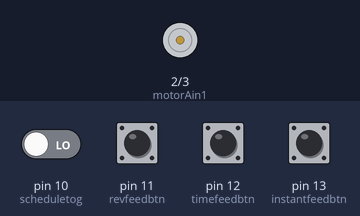
Simulated run of this sketch. Board: Arduino Uno, built with avr-gcc and run on an emulated ATmega328P. On the bench: motor-driver pin pairs drawn as motors (green arrow = first pin HIGH = forward, orange = second pin HIGH = backward, longer = more drive). Inputs (shaded band) come from the test bench; at power-on: pin 10 (scheduletog), pin 11 (revfeedbtn), pin 12 (timefeedbtn), pin 13 (instantfeedbtn) LOW.

Above: at 1.2 s.
1.3 s: pin 10 (scheduletog) driven HIGH
At 2.3 s:
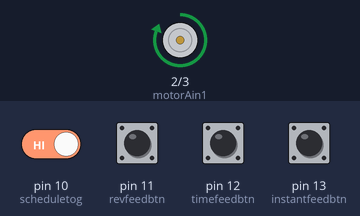
2.8 s: pin 11 (revfeedbtn) pulled HIGH for 0.15 s
At 2.87 s:
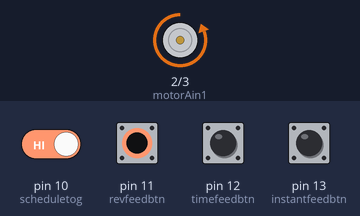
4.4 s: pin 10 (scheduletog) driven LOW
At 4.7 s:
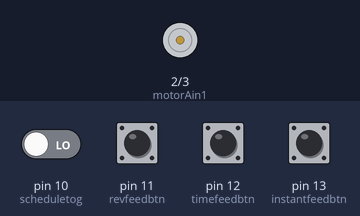
5.9 s: pin 12 (timefeedbtn) pulled HIGH for 0.15 s
At 7.0 s:
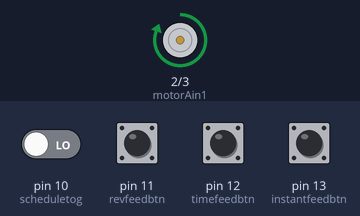
Timing chart, 0 to 17.4 s (numbered marks = the images above; inputs shaded):
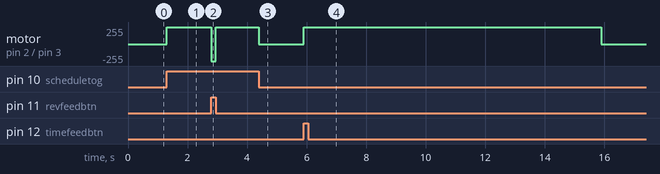

Measured:
- after the input at 1.3 s, motor on pin 2 (motorAin1) / pin 3 (motorAin2): stopped → forward 255/255 at once
- after the input at 2.8 s, motor on pin 2 (motorAin1) / pin 3 (motorAin2): forward 255/255 → backward 255/255 at once, → forward 255/255 0.15 s later
- after the input at 4.4 s, motor on pin 2 (motorAin1) / pin 3 (motorAin2): forward 255/255 → stopped at once
- after the input at 5.9 s, motor on pin 2 (motorAin1) / pin 3 (motorAin2): stopped → forward 255/255 at once, → stopped 10.0 s later

The sketch:

sketch_catfeederV1.ino
```cpp
int motorAin1 = 2;
int motorAin2 = 3;
int instantfeedbtn = 13;
int timefeedbtn = 12;
int revfeedbtn = 11;
int scheduletog = 10;

void setup() {
  pinMode(motorAin1, OUTPUT);
  pinMode(motorAin2, OUTPUT);
  pinMode(instantfeedbtn, INPUT);
  pinMode(timefeedbtn, INPUT);
  pinMode(revfeedbtn, INPUT);
  pinMode(scheduletog, INPUT);
}

void loop() {

  if (digitalRead(instantfeedbtn) == HIGH)
  {
    digitalWrite(motorAin1, HIGH);
    digitalWrite(motorAin2, LOW);
  }

  else if (digitalRead(timefeedbtn) == HIGH)
  {
    digitalWrite(motorAin1, HIGH);
    digitalWrite(motorAin2, LOW);
    delay(10000);

  }

  else if (digitalRead(revfeedbtn) == HIGH)
  {
    digitalWrite(motorAin1, LOW);
    digitalWrite(motorAin2, HIGH);
  }

  else if (digitalRead(scheduletog) == HIGH) //toggle currently has same function as instant feed
  {
    digitalWrite(motorAin1, HIGH);
    digitalWrite(motorAin2, LOW);
  }

  else
  {
    digitalWrite(motorAin1, LOW);
    digitalWrite(motorAin2, LOW);
  }

}
```
